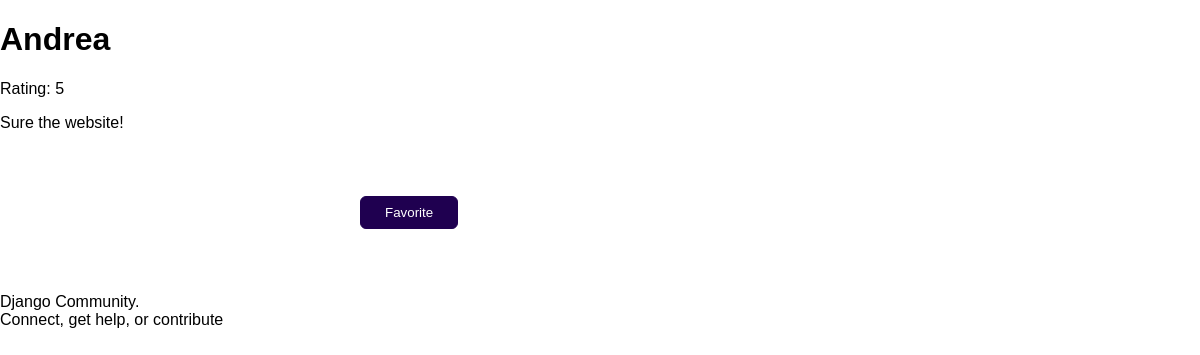
/reviews/1, run on the app's committed database.
### reviews/models.py (models this page shows)
class Review(models.Model):
    user_name = models.CharField(max_length=100)
    review_text = models.TextField()
    rating = models.IntegerField()

### reviews/views.py (the view)
# urls.py: path("reviews/<int:pk>", views.SingleReviewView.as_view()),
class SingleReviewView(DetailView):
    template_name = "reviews/single_review.html"
    model = Review
    def get_context_data(self, **kwargs):
        context = super().get_context_data(**kwargs)
        loaded_review = self.object
        request = self.request
        favorite_id = request.session.get("favorite_review")
        context["is_favorite"] = favorite_id == str(loaded_review.id)
        return context

### reviews/templates/reviews/single_review.html (shortened to what this page needs)
{% extends "reviews/base.html" %}
{% block content %}
    <h1>{{ review.user_name }}</h1>
    <p>Rating: {{ review.rating }}</p>
    <p>{{ review.review_text }}</p>
    {% if is_favorite %}
        <p>This is favorite</p>
    {% else %}
        <form method="POST" id="" action="/reviews/favorite">
            <button>Favorite</button>
        </form>
    {% endif %}
{% endblock %}

### reviews/static/reviews/styles.css (style rules this page uses)
body { font-family: sans-serif; margin: 0; }
form { margin: 3rem auto; width: 90%; max-width: 30rem; padding: 1rem; border-radius: 12px; background-color: white; box-shadow: 0 2px 8px rgba;0, 0, 0, 0.26 }
button { cursor: pointer; padding: 0.5rem 1.5rem; border-radius: 6px; background-color: #1f0050; color: white; border: 1px solid #1f0050; }

### data on the page
Review: user_name "Andrea", rating "5", review_text "Sure the website!"
